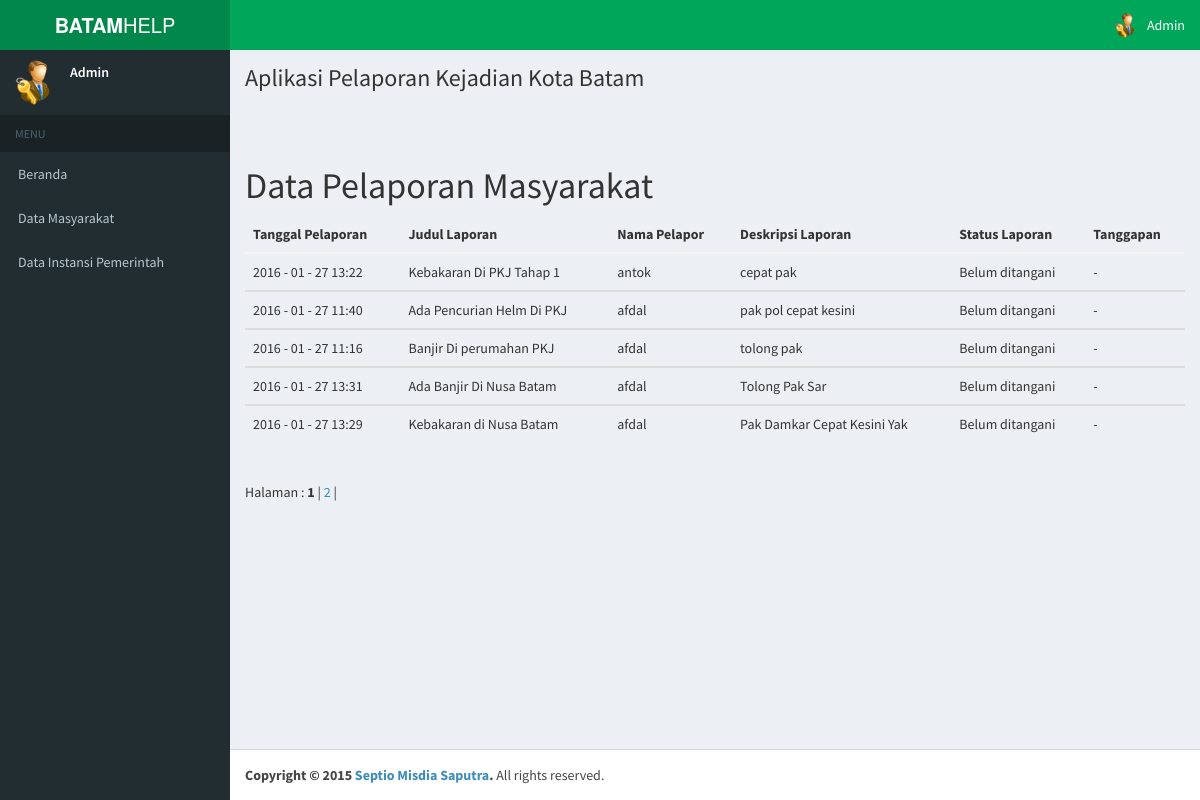
Page /pages/admin/index.php (signed in) on the committed database.
### tables this page shows
CREATE TABLE IF NOT EXISTS `pelaporan` (
  `idpelaporan` int(5) NOT NULL AUTO_INCREMENT,
  `judulpelaporan` varchar(300) NOT NULL,
  `namapelapor` varchar(50) NOT NULL,
  `idpelapor` varchar(200) NOT NULL,
  `deskripsi` varchar(500) NOT NULL,
  `jenis` varchar(30) NOT NULL,
  `tanggal` varchar(50) NOT NULL,
  `latitude` varchar(50) NOT NULL,
  `longitude` varchar(50) NOT NULL,
  `alamat` varchar(50) NOT NULL,
  `kecamatan` varchar(50) NOT NULL,
  `instansi` varchar(50) NOT NULL,
  `tgl_tanggapan` date DEFAULT NULL,
  `tanggapan` varchar(200) NOT NULL DEFAULT '-',
  `status_aduan` enum('Belum ditangani','Sudah ditangani','','') NOT NULL,
  PRIMARY KEY (`idpelaporan`)
);

### pages/admin/data_laporan.php (the view, shortened to what this page needs)
<?php
include ('../proses/config.php');
$batas   = 5;
$halaman = @$_GET['halaman'];
if(empty($halaman)){
 $posisi  = 0;
 $halaman = 1;
}
else{
  $posisi  = ($halaman-1) * $batas;
}
$query  = "SELECT * FROM pelaporan where status_aduan='Belum ditangani' Order by idpelaporan DESC LIMIT $posisi,$batas";
$tampil = mysqli_query($con, $query);
?>
          </br><h1>Data Pelaporan Masyarakat</h1>
<table class="table">
      <thead><tr><th>Tanggal Pelaporan</th><th>Judul Laporan</th><th>Nama Pelapor</th><th>Deskripsi Laporan</th><th>Status Laporan</th><th>Tanggapan</th></tr></thead>
<?php
while ($data=mysqli_fetch_array($tampil)){
	?>
    <tbody>
    <?php
  echo "<tr>
          <td>$data[tanggal]</td>
          <td>$data[judulpelaporan]</td>
          <td>$data[namapelapor]</td>
		  <td>$data[deskripsi]</td>
          <td>$data[status_aduan]</td>
          <td>$data[tanggapan]</td>
		</tr>";
}
?>
</tbody>
</table>
<?php
$query2     = mysqli_query($con, "select * from pelaporan where status_aduan='Belum ditangani'");
$jmldata    = mysqli_num_rows($query2);
$jmlhalaman = ceil($jmldata/$batas);
echo "<br> Halaman : ";
for($i=1;$i<=$jmlhalaman;$i++)
if ($i != $halaman){
 echo " <a href=\"index.php?halaman=$i\">$i</a> | ";
}
else{
 echo " <b>$i</b> | ";
}
?>

### rows in the picture
pelaporan: tanggal "2016 - 01 - 27 13:22", judulpelaporan "Kebakaran Di PKJ Tahap 1", namapelapor "antok", deskripsi "cepat pak", status_aduan "Belum ditangani", tanggapan "-"
pelaporan: tanggal "2016 - 01 - 27 11:40", judulpelaporan "Ada Pencurian Helm Di PKJ", namapelapor "afdal", deskripsi "pak pol cepat kesini", status_aduan "Belum ditangani", tanggapan "-"
pelaporan: tanggal "2016 - 01 - 27 11:16", judulpelaporan "Banjir Di perumahan PKJ", namapelapor "afdal", deskripsi "tolong pak", status_aduan "Belum ditangani", tanggapan "-"
pelaporan: tanggal "2016 - 01 - 27 13:31", judulpelaporan "Ada Banjir Di Nusa Batam", namapelapor "afdal", deskripsi "Tolong Pak Sar", status_aduan "Belum ditangani", tanggapan "-"
pelaporan: tanggal "2016 - 01 - 27 13:29", judulpelaporan "Kebakaran di Nusa Batam", namapelapor "afdal", deskripsi "Pak Damkar Cepat Kesini Yak", status_aduan "Belum ditangani", tanggapan "-"

### other values in the picture
$_SESSION['username'] "Admin"
